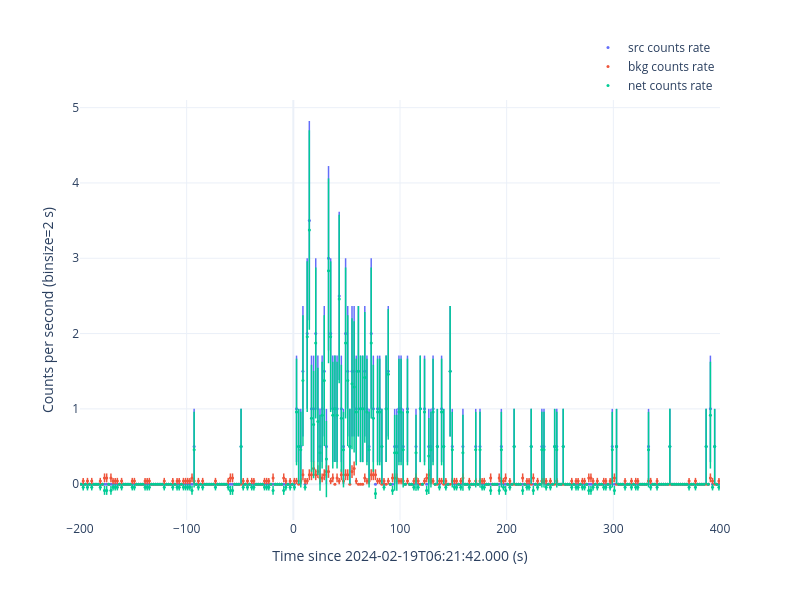

Notebook code cell kept with this figure:
### Code cell
wxt_event.lc_binsize = 2
wxt_event.extract_curve(savepath='./curve', show=True)

### Figure 1 — Plotly figure (JSON) as saved in the notebook; plotly's stock layout.template omitted (floating-point values rounded to 4 significant figures; data arrays with more than 128 entries replaced by an {"elided": "..."} marker saying what was removed)
{"data": [{"error_x": {"array": {"elided": "300 float values"}, "thickness": 1.5, "type": "data", "width": 0}, "error_y": {"array": {"elided": "300 float values"}, "thickness": 1.5, "type": "data", "width": 0}, "marker": {"size": 3, "symbol": "circle"}, "mode": "markers", "name": "src counts rate", "showlegend": true, "type": "scatter", "x": {"elided": "300 float values"}, "y": {"elided": "300 float values"}}, {"error_x": {"array": {"elided": "300 float values"}, "thickness": 1.5, "type": "data", "width": 0}, "error_y": {"array": {"elided": "300 float values"}, "thickness": 1.5, "type": "data", "width": 0}, "marker": {"size": 3, "symbol": "circle"}, "mode": "markers", "name": "bkg counts rate", "showlegend": true, "type": "scatter", "x": {"elided": "300 float values"}, "y": {"elided": "300 float values"}}, {"error_x": {"array": {"elided": "300 float values"}, "thickness": 1.5, "type": "data", "width": 0}, "error_y": {"array": {"elided": "300 float values"}, "thickness": 1.5, "type": "data", "width": 0}, "marker": {"size": 3, "symbol": "circle"}, "mode": "markers", "name": "net counts rate", "showlegend": true, "type": "scatter", "x": {"elided": "300 float values"}, "y": {"elided": "300 float values"}}], "layout": {"height": 600, "legend": {"x": 1, "xanchor": "right", "y": 1, "yanchor": "bottom"}, "width": 800, "xaxis": {"range": [-200, 400], "title": {"text": "Time since 2024-02-19T06:21:42.000 (s)"}}, "yaxis": {"title": {"text": "Counts per second (binsize=2 s)"}}}}
